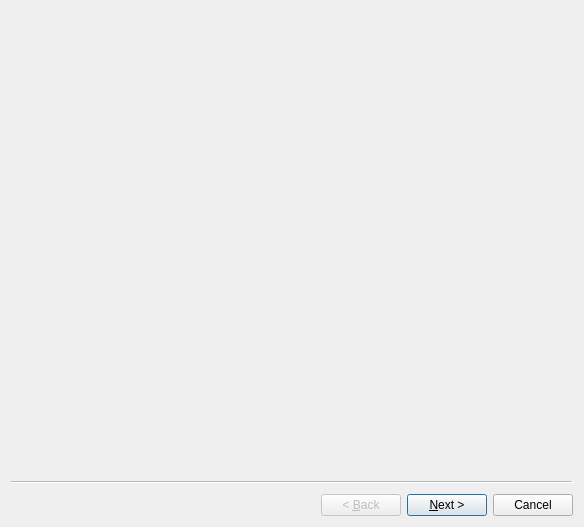
<?xml version="1.0" encoding="UTF-8"?>
<ui version="4.0">
 <class>KNewInvestmentWizard</class>
 <widget class="QWizard" name="KNewInvestmentWizard">
  <property name="geometry">
   <rect>
    <x>0</x>
    <y>0</y>
    <width>584</width>
    <height>527</height>
   </rect>
  </property>
  <property name="windowTitle">
   <string>New Investment wizard</string>
  </property>
  <widget class="KInvestmentTypeWizardPage" name="m_investmentTypePage"/>
  <widget class="KInvestmentDetailsWizardPage" name="m_investmentDetailsPage"/>
  <widget class="KOnlineUpdateWizardPage" name="m_onlineUpdatePage"/>
 </widget>
 <layoutdefault spacing="6" margin="11"/>
 <customwidgets>
  <customwidget>
   <class>KInvestmentDetailsWizardPage</class>
   <extends>QWizardPage</extends>
   <header location="global">kinvestmentdetailswizardpage.h</header>
   <container>1</container>
  </customwidget>
  <customwidget>
   <class>KInvestmentTypeWizardPage</class>
   <extends>QWizardPage</extends>
   <header>kinvestmenttypewizardpage.h</header>
   <container>1</container>
  </customwidget>
  <customwidget>
   <class>KOnlineUpdateWizardPage</class>
   <extends>QWizardPage</extends>
   <header>konlineupdatewizardpage.h</header>
   <container>1</container>
  </customwidget>
 </customwidgets>
 <resources/>
 <connections/>
</ui>
